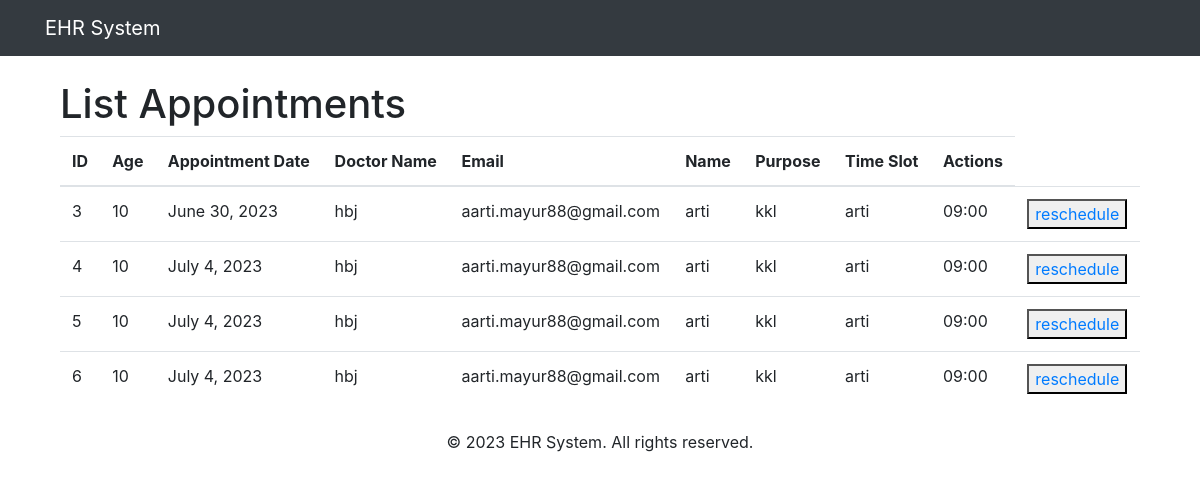
Screenshot of /patient/appointments/1/ with the database file from the repository.
### appointment/models.py (models this page shows, shortened)
class AppointmentDetails(models.Model):
    appointment_date = models.DateField(null=True,blank=True)
    time_slot = models.CharField(max_length=8, null=True)
    patient_id = models.ForeignKey(Patient, on_delete=models.CASCADE,default=True)
    name = models.CharField(max_length=255, null=False)
    age = models.IntegerField()
    email = models.CharField(max_length=255, null=True)
    doctor_name = models.CharField(max_length=255, null=True)
    purpose = models.CharField(max_length=255, null=True)

### registration/models.py (models this page shows)
class Patient(models.Model):
    GENDER_CHOICES = (
        ('male', 'Male'),
        ('female', 'Female'),
        ('transgender', 'Transgender'),
    )
    name = models.CharField(max_length=255)
    contact_details = models.CharField(max_length=10, null=True, unique=True)
    dob = models.DateField(blank=True,null=True)
    email = models.CharField(max_length=255, null=True)
    gender = models.CharField(max_length=255, choices=GENDER_CHOICES, null=True)
    address = models.CharField(max_length=255, null=True)
    medical_history = models.CharField(max_length=2000, null=True)
    def __str__(self):
        return self.name

### patient/views.py (the view)
# urls.py: path('appointments/<int:patient_id>/',
def appointments(request, patient_id):
    patient=get_object_or_404(Patient,id=patient_id)
    if patient:
        appointment=AppointmentDetails.objects.filter(patient_id=patient_id)
        return render(request,'list_appointment.html',{'appointment':appointment})

### templates/list_appointment.html (shortened to what this page needs)
{% extends 'base.html' %}
{% load static %}
{% block content %}
    <div class="container" class="myform">
        <h1>List Appointments</h1>
        <table id="appointmentTable" class="table">
            <thead>
                <tr>
                    <th>ID</th>
                    <th>Age</th>
                    <th>Appointment Date</th>
                    <th>Doctor Name</th>
                    <th>Email</th>
                    <th>Name</th>
                    <th>Purpose</th>
                     <th>Time Slot</th>
                    <th>Actions</th>
                </tr>
            </thead>
            <tbody>
                {% if appointment %}
                {% for a in appointment %}
                <tr>
                    <td>{{a.id}} </td>
                    <td>{{a.age}}</td>
                    <td>{{a.appointment_date}}</td>
                    <td>{{a.doctor_name}}</td>
                    <td>{{a.email}}</td>
                    <td>{{a.name}}</td>
                    <td>{{a.purpose}}</td>
                    <td>{{a.patient_id}}</td>
                    <td>{{a.time_slot}}</td>
                    <td><button type="submit"> <a href="{% url 'patient:reschedule_appointment' a.id %}">reschedule</a>
                </tr>
                {% endfor %}
                {% else %}
                    <td> <p> You don't have any upcoming appointment schedule </p> </td>
                {% endif %}
            </tbody>
        </table>
    </div>
{% endblock %}

### templates/base.html
{% include 'header.html' %}
<div class="container mt-4">
    {% block content %}
    {% endblock content %}
</div>
{% include 'footer.html' %}

### templates/header.html (shortened to what this page needs)
<!DOCTYPE html>
<html>
<head>
<link rel="stylesheet" href="https://stackpath.bootstrapcdn.com/bootstrap/4.5.2/css/bootstrap.min.css">
<link rel="stylesheet" href="https://cdnjs.cloudflare.com/ajax/libs/bootstrap-datepicker/1.9.0/css/bootstrap-datepicker.min.css">
<link rel="stylesheet" href="https://cdnjs.cloudflare.com/ajax/libs/jqueryui/1.12.1/jquery-ui.min.css">
</head>
<body>
<nav class="navbar navbar-expand-lg navbar-dark bg-dark">
<div class="container">
<a class="navbar-brand">EHR System</a>
</div>
</nav>

### templates/footer.html (shortened to what this page needs)
<footer class="mt-4">
    <div class="container">
    <p class="text-center">© 2023 EHR System. All rights reserved.</p>
    </div>
    </footer>
    </body>
    </html>

### rows the page displays
AppointmentDetails: id "3", age "10", appointment_date "June 30, 2023", doctor_name "hbj", email "aarti.mayur88@gmail.com", name "arti", purpose "kkl", patient_id "arti", time_slot "09:00"
AppointmentDetails: id "4", age "10", appointment_date "July 4, 2023", doctor_name "hbj", email "aarti.mayur88@gmail.com", name "arti", purpose "kkl", patient_id "arti", time_slot "09:00"
AppointmentDetails: id "5", age "10", appointment_date "July 4, 2023", doctor_name "hbj", email "aarti.mayur88@gmail.com", name "arti", purpose "kkl", patient_id "arti", time_slot "09:00"
AppointmentDetails: id "6", age "10", appointment_date "July 4, 2023", doctor_name "hbj", email "aarti.mayur88@gmail.com", name "arti", purpose "kkl", patient_id "arti", time_slot "09:00"
